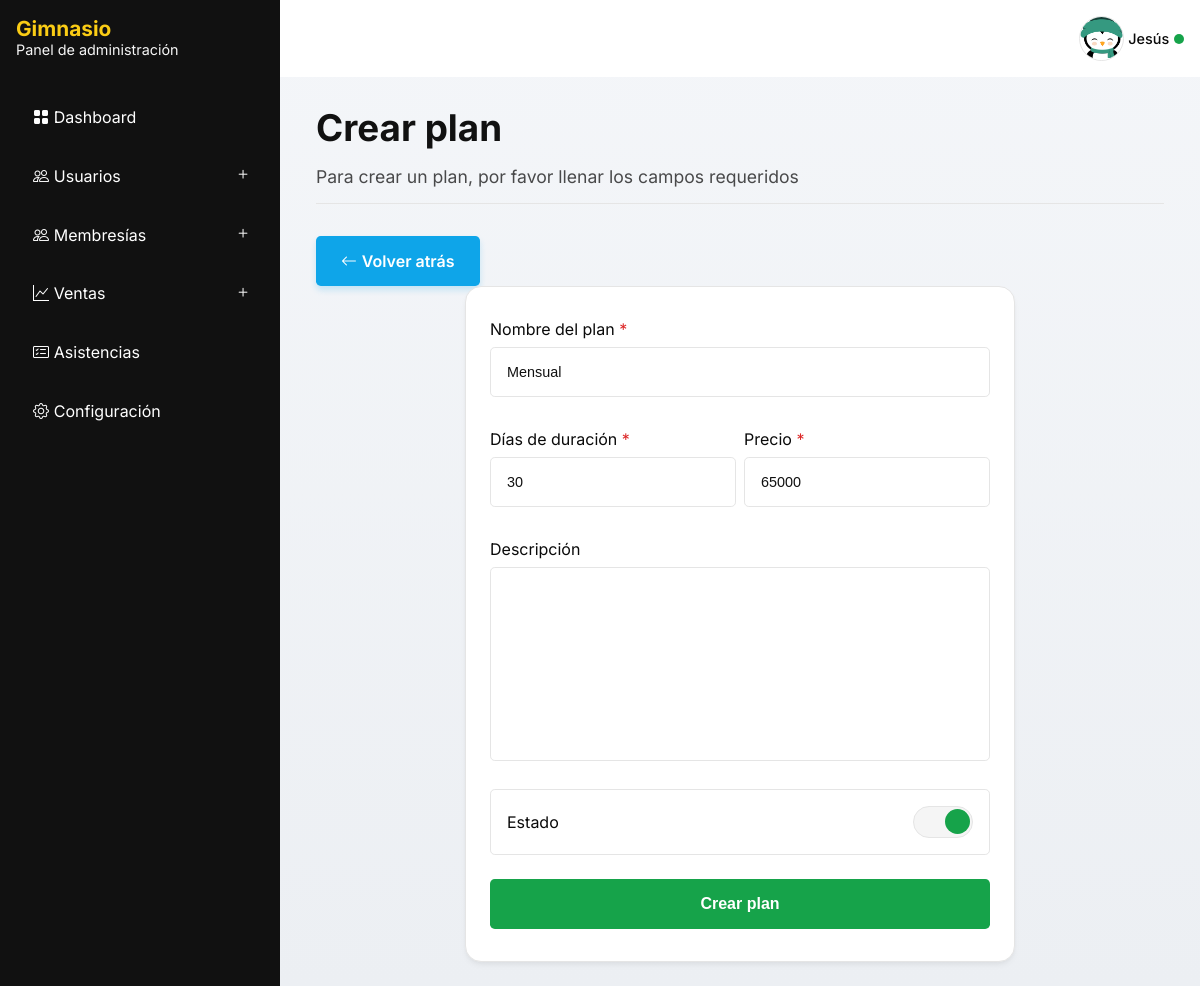
Page /planes/update/1/ (signed in) on the committed database.
### apps/management/models.py (models this page shows, shortened)
class AppSettings(models.Model):
    app_name = models.CharField(max_length=100, default="Gimnasio")
    app_description = models.CharField(max_length=200, default="Panel de administración")
    app_image = models.ImageField(upload_to="management/images/", null=True, blank=True)
    app_logo = models.ImageField(upload_to="management/images/", null=True, blank=True)
    elements_per_section = models.PositiveIntegerField(default=10)
    @classmethod
    def load(cls):
        instance, _ = cls.objects.get_or_create(pk=1)
        return instance

### apps/accounts/models/member.py (models this page shows, shortened)
class Member(AbstractBaseUser):
    class Meta:
        verbose_name = 'Usuario'
        verbose_name_plural = 'Usuarios'
    class BaseRoles(models.TextChoices):
        CUSTOMER = 'Cliente','Cliente'
        ADMINISTRATOR = 'Administrador','Administrador'
        SECRETARY = 'Secretario(a)','Secretario(a)'
    class DocumentTypes(models.TextChoices):
        CC = 'CC', 'Cédula de Ciudadanía'
        TI = 'TI', 'Tarjeta de Identidad'
        CE = 'CE', 'Cédula de Extranjería'
        NIT = 'NIT', 'Número de Identificación Tributaria'
        PP = 'PP', 'Pasaporte'
        RC = 'RC', 'Registro Civil'
        PPT = 'PPT', 'Permiso por Protección Temporal'
    objects = BaseMemberManager()
    first_name = models.CharField(max_length=100)
    last_name = models.CharField(max_length=100, blank=True, null=True)
    phone_number = models.CharField(max_length=10, unique=True, db_index=True)
    email = models.EmailField(unique=True, db_index=True)
    role = models.CharField(max_length=13, choices=BaseRoles.choices, default=BaseRoles.CUSTOMER)
    photo = models.ImageField(upload_to='members/images', blank=True, null=True)
    document_type = models.CharField(max_length=100, choices=DocumentTypes.choices, default=DocumentTypes.CC)
    document_number = models.PositiveIntegerField(unique=True, db_index=True)
    is_active = models.BooleanField(default=True)
    is_staff = models.BooleanField(default=False)
    is_superuser = models.BooleanField(default=False)
    created_at = models.DateTimeField(auto_now_add=True)
    updated_at = models.DateTimeField(auto_now=True)
    birthday = models.DateField(blank=True, null=True)
    USERNAME_FIELD = 'email'
    REQUIRED_FIELDS = ['first_name', 'phone_number','document_type','document_number']

### apps/memberships/models/plan.py (models this page shows, shortened)
class Plan(models.Model):
    name = models.CharField(max_length=100, unique=True, db_index=True)
    duration_days = models.PositiveIntegerField()
    price = models.PositiveIntegerField()
    description = models.TextField(blank=True)
    is_active = models.BooleanField(default=True)
    created_at = models.DateTimeField(auto_now_add=True)
    updated_at = models.DateTimeField(auto_now=True)
    class Meta:
        ordering = ['price']

### apps/memberships/views/plan_view.py (the view, shortened to what this page needs)
# urls.py: path('planes/update/<int:pk>/', views.PlanUpdateView.as_view(), name='plan-update'),
@method_decorator(
    role_required([Member.BaseRoles.ADMINISTRATOR, Member.BaseRoles.SECRETARY]),
    name='dispatch'
)
class PlanUpdateView(UpdateView):
    model = Plan
    fields = '__all__'
    template_name = 'plan/create.html'
    success_url = reverse_lazy('memberships:planes')
    def get_context_data(self, **kwargs):
        context = super().get_context_data(**kwargs)
        context['title'] = 'Actualizar plan'
        return context

### apps/management/context_processors.py (called while the page is built)
def management_processor(request):
    return {
        'app_settings': AppSettings.load(),
    }

### apps/memberships/templates/plan/create.html (shortened to what this page needs)
{% extends 'admin-panel.html' %}
{% block content %}
    <header class="heading">
        <div class="heading__content">
            <h2 class="title">Crear plan</h2>
            <p class="subtitle">Para crear un plan, por favor llenar los campos requeridos</p>
        </div>
    </header>
    <a
            class="button button--main"
            href="{% url 'memberships:planes' %}"
    >
        <i class="bi bi-arrow-left"></i>
        <span>Volver atrás</span>
    </a>
    <form
            class="form card"
            method="post"
    >
        <div class="form__group">
            <label class="form__label" for="id_name" data-required="True">Nombre del plan</label>
            {{ form.name }}
        </div>
        <div class="form__group form__group--grid">
            <div class="form__group">
                <label class="form__label" for="id_name" data-required="True">Días de duración</label>
                {{ form.duration_days }}
            </div>
            <div class="form__group">
                <label class="form__label" for="id_price" data-required="True">Precio</label>
                {{ form.price }}
            </div>
        </div>
        <div class="form__group">
            <label class="form__label" for="id_description">Descripción</label>
            {{ form.description }}
        </div>
        <div class="form__group">
            <div class="form__switch">
                <label class="switch__wrapper" for="id_is_active">
                    <span class="form__label">Estado</span>
                    <span class="switch">
                        <span class="switch__button"></span>
                    </span>
                </label>
            </div>
        </div>
        <div class="form__group">
            <button type="submit" class="button button--success">
                <span>Crear plan</span>
            </button>
        </div>
    </form>
{% endblock content %}

### templates/admin-panel.html (shortened to what this page needs)
{% load static %}
<!DOCTYPE html>
<html lang="es">
<head>
    {% include 'components/app_head.html' %}
</head>
<body>
    <div class="root" id="root">
        <aside class="navbar">
            {% include 'components/app_brand.html' with show_description=True %}
            <nav class="menu">
                <a class="menu__link" href="{% url 'management:dashboard' %}">
                    <i class="bi bi-grid-fill"></i>
                    <span>Dashboard</span>
                </a>
                <div class="menu__dropdown">
                    <p class="menu__dropdown__header">
                        <i class="bi bi-people"></i>
                        <span>Usuarios</span>
                        <button type="button" class="toggle__dropdown">
                            <i class="bi bi-plus"></i>
                        </button>
                    </p>
                </div>
                <div class="menu__dropdown">
                    <p class="menu__dropdown__header">
                        <i class="bi bi-people"></i>
                        <span>Membresías</span>
                        <button type="button" class="toggle__dropdown">
                            <i class="bi bi-plus"></i>
                        </button>
                    </p>
                </div>
                <div class="menu__dropdown">
                    <p class="menu__dropdown__header">
                        <i class="bi bi-graph-up"></i>
                        <span>Ventas</span>
                        <button type="button" class="toggle__dropdown">
                            <i class="bi bi-plus"></i>
                        </button>
                    </p>
                </div>
                <a
                        class="menu__link"
                        href="{% url 'attendances:attendances' %}"
                >
                    <i class="bi bi-card-checklist"></i>
                    <span>Asistencias</span>
                </a>
                {% if user.role == 'Administrador' %}
                <a
                    class="menu__link"
                    href="{% url 'management:app-settings' %}"
                >
                    <i class="bi bi-gear"></i>
                    <span>Configuración</span>
                </a>
                {% endif %}
            </nav>
        </aside>
        <main class="container">
            <header class="header">
                {% if user.is_authenticated %}
                <div class="profile">
                    <img
                        class="profile__img"
                        src="{% if user.photo %}{{ user.photo.url }}{% else %}{% static 'images/avatar.png' %}{% endif %}"
                        alt="Avatar"
                    />
                    <div class="profile__name">{{ user.first_name }}</div>
                    <span class="profile__status"></span>
                </div>
                {% endif %}
            </header>
            <div class="content">
                {% block content %}
                {% endblock content %}
            </div>
        </main>
    </div>
</body>
</html>

### templates/components/app_brand.html (shortened to what this page needs)
{% load static %}
<div class="brand">
<div class="brand__content">
    <h1 class="brand__name">{{ app_settings.app_name }}</h1>
    {% if show_description %}
    <p class="brand__description">{{ app_settings.app_description }}</p>
    {% endif %}
</div>
</div>

### rows in the picture
AppSettings: app_name "Gimnasio", app_description "Panel de administración"
Member: first_name "Jesús"
Plan: name "Mensual", duration_days "30", price "65000"
